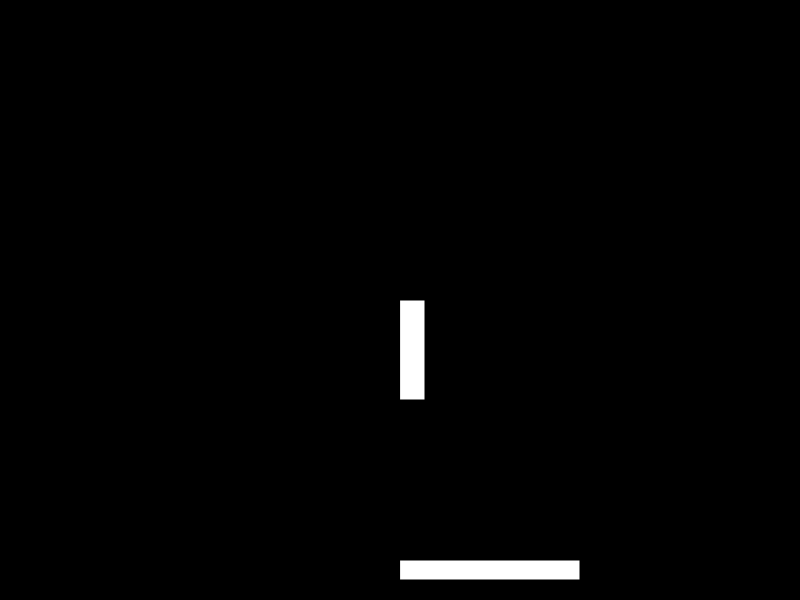
Frame 1 (no input)
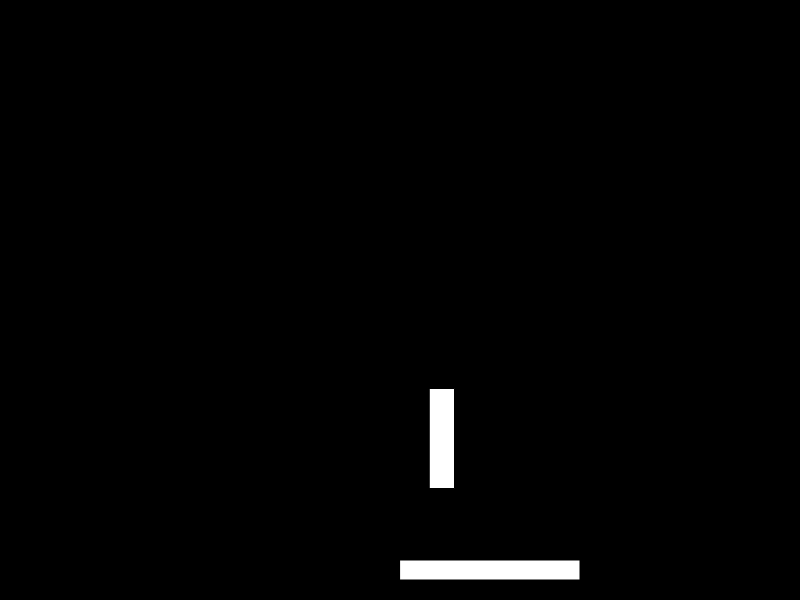
Frame 60 (no input)
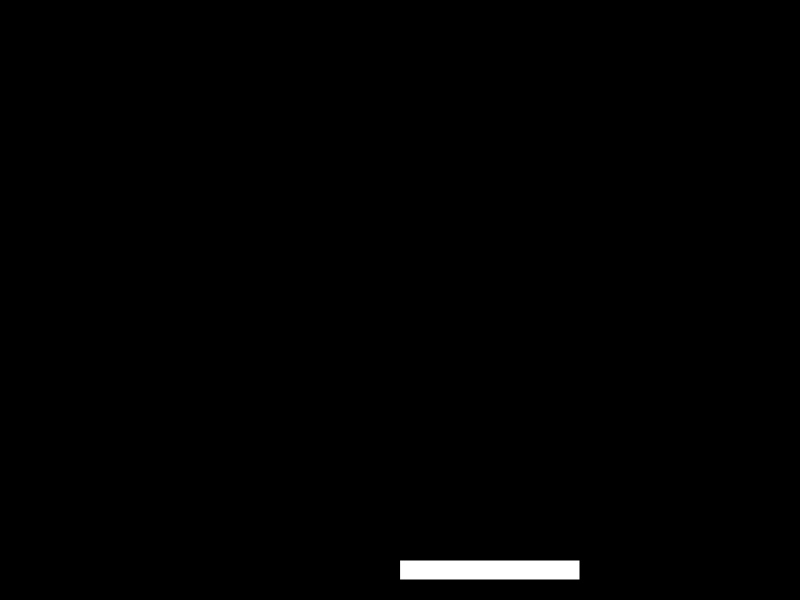
Frame 120 (the mouse pressed at the canvas centre since frame 60)

The p5.js sketch that drew these frames (run headless with seeded random() and noise() and a simulated clock; from frame 60 on, the mouse is pressed at the canvas centre):

// p5.js sketch
// ── sketch.js
let player;
let landing;

function setup() {
  createCanvas(800, 600);
  player = new ship();
  landing = new space();
}

function draw() {
  background(0);
  player.show();
  player.move();
  landing.show();

  if (keyIsDown(UP_ARROW)) {
    player.vel.y -= 0.1;
  }

  if (keyIsDown(RIGHT_ARROW)) {
    player.vel.x += 0.025;
  }
  if (keyIsDown(LEFT_ARROW)) {
    player.vel.x -= 0.025;
  }
}

function ship() {
  this.pos = createVector(width / 2, height / 2);
  this.vel = createVector(0.5, 0);
  this.gravity = createVector(0, 0.05);
  this.w = 25;
  this.h = 100;

  this.show = function () {
    fill(255);
    rect(this.pos.x, this.pos.y, this.w, this.h);
  };

  this.move = function () {
    this.vel.add(this.gravity);
    this.pos.add(this.vel);
  };
}

function space() {
  this.x = width / 2;
  this.y = height - 40;
  this.w = 180;
  this.h = 20;

  this.show = function () {
    fill(255);
    rect(this.x, this.y, this.w, this.h);
  };
}

// ── start.css
:root {
  --main: #ddd;
  --dark: #333;
  --light: #fff;
}

* {
  padding: 0%;
  margin: 0%;
}

html {
  box-sizing: border-box;
  font-family: Arial, Helvetica, sans-serif;
}

body {
  background: url(/Images/back.jpg);
}

h1 {
  font-size: 80px;
  margin-left: 500px;
  margin-top: 100px;
  color: var(--light);
}

h2 {
  font-size: 35px;
  margin-left: 600px;
  margin-top: 35px;
  color: var(--main);
}

h3 {
  font-size: 25px;
  padding: 150px;
  margin-top: 35px;
  text-indent: 25px;
  color: aqua;
}

// ── start.html
<!DOCTYPE html>
<html lang="en">
  <head>
    <meta charset="UTF-8" />
    <meta http-equiv="X-UA-Compatible" content="IE=edge" />
    <meta name="viewport" content="width=device-width, initial-scale=1.0" />
    <title>Lunar Lander</title>
    <link rel="stylesheet" href="start.css" />
    <script>
      src = "start.js";
    </script>
  </head>

  <body>
    <h1>Lunar Lander</h1>
    <h2>A Space Adventure.</h2>
    <h3>
      After a fierce battle which took place in space there is a one more
      calamity to still face, to land the space craft on a nearby planet in
      cosmos to hide the unknown object after which this battle took place.
    </h3>
  </body>
</html>
